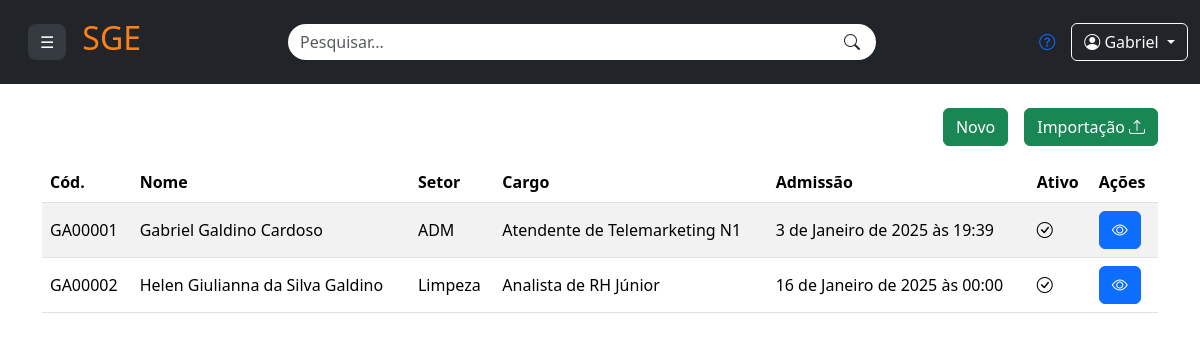
/colaboradores/ (signed in), run on the app's committed database.
### Usuario/models.py (models this page shows, shortened)
class Colaborador(AbstractUser):
    def validar_cpf(value):
        cpf = CPF()
        if not cpf.validate(value):
            raise ValidationError('CPF inválido.')
    cpf = models.CharField(max_length=14, unique=True, validators=[validar_cpf])
    email = models.EmailField(max_length=50, unique=True)
    telefone = models.CharField(max_length=15, blank=True, null=True)
    endereco = models.ForeignKey(
        Endereco, on_delete=models.PROTECT, blank=True, null=True)
    data_nascimento = models.DateField(blank=True, null=True)
    empresa = models.ForeignKey(
        Empresa, on_delete=models.PROTECT, blank=True, null=True, related_name='colaboradores')
    setor = models.ForeignKey(Setor, on_delete=models.PROTECT,
                              blank=True, null=True, related_name='cargo')
    cargo = models.ForeignKey(Cargo, on_delete=models.PROTECT,
                              blank=True, null=True, related_name='cargo')
    matricula = models.CharField(max_length=20, unique=True)
    data_demissao = models.DateField(blank=True, null=True)
    is_active = models.BooleanField(default=1)
    USERNAME_FIELD = 'username'

### Organização/models.py (models this page shows)
class Setor(models.Model):
    nome_setor = models.CharField('Setor', max_length=100, unique=True)
    empresa = models.ForeignKey(Empresa, on_delete=models.CASCADE, related_name='setores')
    def __str__(self):
        return self.nome_setor

class Cargo(models.Model):
    nome_cargo = models.CharField('Cargo', max_length=100, unique=True)
    setor = models.ForeignKey(Setor, on_delete=models.CASCADE, related_name='cargos')
    def __str__(self):
        return self.nome_cargo
    def __init__(self, *args, **kwargs):
        user = kwargs.get('user', None)
        super().__init__(*args, **kwargs)
        if user:
            setores_usuario = Setor.objects.filter(usuario__empresa=user)
            self.fields['nome_setor'].queryset = setores_usuario

### Configurações/views.py (the view, shortened to what this page needs)
# urls.py: path('colaboradores/', colaboradores_view, name='colaboradores'),
def colaboradores_view(request):
    matricula = request.GET.get('matricula')
    colaboradores = Colaborador.objects.filter(empresa=request.user.empresa_id)
    colaborador = None
    form_atualizar = None
    form_endereco = EnderecoForm()
    form_colaborador = ColaboradorForm()
    return render(request, 'colaboradores.html', {
        'colaboradores': colaboradores,
        'form_colaborador': form_colaborador,
        'form_endereco': form_endereco,
        'form_atualizar': form_atualizar,
    })

### Organização/models.py (called while the page is built)
    def __str__(self):
        return self.nome_fantasia

### Configurações/templates/colaboradores.html (shortened to what this page needs)
{% extends 'index.html' %}
{%block css %}
<link rel="stylesheet" href="../static/styles/colaboradores.css">
{%endblock%}
{% block content %}
<div class="container mt-4">
    <div class="d-flex justify-content-end mb-3">
        <button class="btn btn-success" data-bs-toggle="modal" data-bs-target="#modalCadastroColaborador">
            Novo
        </button>
        <button class="btn btn-success" data-bs-toggle="modal" data-bs-target="#importModal" id="btn_import">
            Importação
            <i class="bi bi-upload"></i>
        </button>
    </div>
    <div class="table-responsive">
        <table class="table table-striped">
            <thead>
                <tr>
                    <th>Cód.</th>
                    <th>Nome</th>
                    <th>Setor</th>
                    <th>Cargo</th>
                    <th>Admissão</th>
                    <th>Ativo</th>
                    <th>Ações</th>
                </tr>
            </thead>
            <tbody>
                {% for colaborador in colaboradores %}
                <tr>
                    <td class="align-middle">{{ colaborador.matricula }}</td>
                    <td class="align-middle">{{ colaborador.first_name }} {{ colaborador.last_name }}</td>
                    <td class="align-middle">{{ colaborador.setor }}</td>
                    <td class="align-middle">{{ colaborador.cargo }}</td>
                    <td class="align-middle">{{ colaborador.date_joined }}</td>
                    {% if colaborador.is_active %}
                        <td class="align-middle"><i class="bi bi-check-circle"></i></td>
                    {% else %}
                        <td class="align-middle"><i class="bi bi-x-circle"></i></td>
                    {% endif %}
                    <td>
                        <a href="{% url 'colaboradores' %}?matricula={{ colaborador.matricula }}" class="btn btn-primary view-details">
                            <i class="bi bi-eye"></i>
                        </a>
                    </td>
                </tr>
                {% empty %}
                <tr>
                    <td colspan="5" class="text-center">Nenhum colaborador encontrado.</td>
                </tr>
                {% endfor %}
            </tbody>
        </table>
    </div>
</div>
{% endblock %}

### templates/navigation_bar.html (shortened to what this page needs)
{% load static %}
<head>
    <link rel="stylesheet" href="{% static 'styles/navigation_bar.css' %}">
</head>
<nav class="navbar navbar-lg navbar-dark bg-dark">
    <div class="container-fluid">
        <button class="btn btn-custom m-3" type="button" data-bs-toggle="offcanvas" data-bs-target="#offcanvasMenu"
            aria-controls="offcanvasMenu">
            ☰
        </button>
        <div class="mx-start">
            <h2 class="text-center" style="color: rgb(255, 128, 18);">SGE</h2>
        </div>
        <form class="d-flex mx-auto w-50">
            <div class="input-group">
                <input class="form-control rounded-pill pe-5 border-0" type="search" placeholder="Pesquisar..."
                    aria-label="Search">
                <i class="bi bi-search position-absolute top-50 end-0 translate-middle-y pe-3"></i>
            </div>
        </form>
        <a href="" class="mx-3">
            <i class="bi bi-question-circle"></i>
        </a>
        <div class="dropdown">
            <button class="btn btn-outline-light dropdown-toggle" type="button" id="userDropdown"
                data-bs-toggle="dropdown" aria-expanded="false">
                <i class="bi bi-person-circle"></i> {{request.user.first_name}}
            </button>
        </div>
    </div>
</nav>

### static/styles/navigation_bar.css (style rules this page uses)
.btn-custom { background-color: #343a40; color: #ffffff; border-radius: 8px; border: none; }

### data on the page
Colaborador: user.first_name "Gabriel", matricula "GA00001", first_name "Gabriel", last_name "Galdino Cardoso", setor "ADM", cargo "Atendente de Telemarketing N1", date_joined "3 de Janeiro de 2025 às 19:39", is_active True (drawn)
Colaborador: matricula "GA00002", first_name "Helen", last_name "Giulianna da Silva Galdino", setor "Limpeza", cargo "Analista de RH Júnior", date_joined "16 de Janeiro de 2025 às 00:00", is_active True (drawn)
